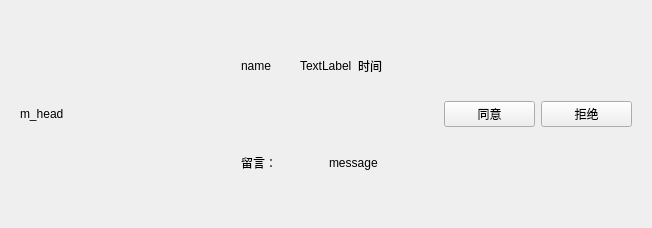
<?xml version="1.0" encoding="UTF-8"?>
<ui version="4.0">
 <class>FriendNoticeItemWidget</class>
 <widget class="QWidget" name="FriendNoticeItemWidget">
  <property name="geometry">
   <rect>
    <x>0</x>
    <y>0</y>
    <width>652</width>
    <height>228</height>
   </rect>
  </property>
  <property name="windowTitle">
   <string>Form</string>
  </property>
  <layout class="QHBoxLayout" name="horizontalLayout_5">
   <item>
    <widget class="QWidget" name="widget_5" native="true">
     <layout class="QHBoxLayout" name="horizontalLayout_4">
      <item>
       <widget class="QLabel" name="label">
        <property name="text">
         <string>m_head</string>
        </property>
       </widget>
      </item>
     </layout>
    </widget>
   </item>
   <item>
    <widget class="QWidget" name="widget" native="true">
     <layout class="QVBoxLayout" name="verticalLayout">
      <item>
       <widget class="QWidget" name="widget_2" native="true">
        <layout class="QHBoxLayout" name="horizontalLayout">
         <item>
          <widget class="QLabel" name="label_2">
           <property name="text">
            <string>name</string>
           </property>
          </widget>
         </item>
         <item>
          <widget class="QLabel" name="label_3">
           <property name="text">
            <string>TextLabel</string>
           </property>
          </widget>
         </item>
         <item>
          <widget class="QLabel" name="label_6">
           <property name="text">
            <string>时间</string>
           </property>
          </widget>
         </item>
        </layout>
       </widget>
      </item>
      <item>
       <widget class="QWidget" name="widget_3" native="true">
        <layout class="QHBoxLayout" name="horizontalLayout_2">
         <item>
          <widget class="QLabel" name="label_4">
           <property name="text">
            <string>留言：</string>
           </property>
          </widget>
         </item>
         <item>
          <widget class="QLabel" name="label_5">
           <property name="text">
            <string>message</string>
           </property>
          </widget>
         </item>
        </layout>
       </widget>
      </item>
     </layout>
    </widget>
   </item>
   <item>
    <widget class="QWidget" name="widget_4" native="true">
     <layout class="QHBoxLayout" name="horizontalLayout_3">
      <item>
       <widget class="QPushButton" name="pushButton">
        <property name="text">
         <string>同意</string>
        </property>
       </widget>
      </item>
      <item>
       <widget class="QPushButton" name="pushButton_2">
        <property name="text">
         <string>拒绝</string>
        </property>
       </widget>
      </item>
     </layout>
    </widget>
   </item>
  </layout>
 </widget>
 <resources/>
 <connections/>
</ui>
